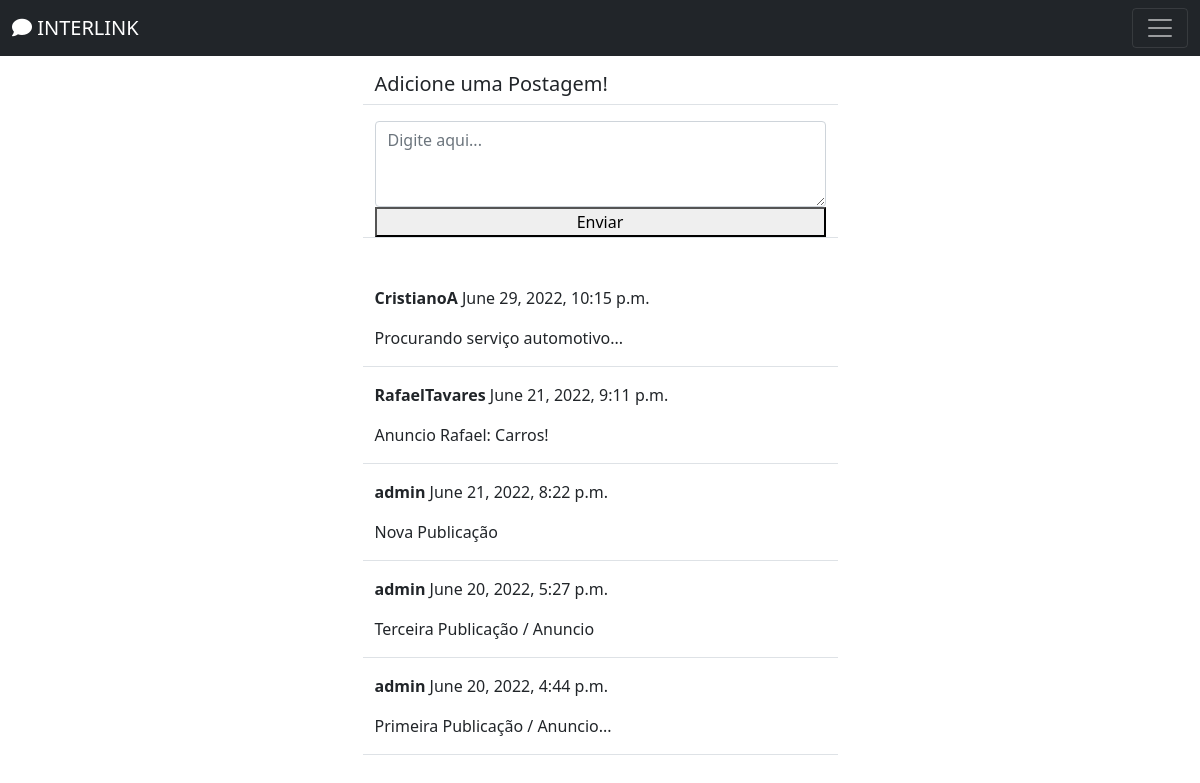
Before: /social/ (signed in) with the older database file.
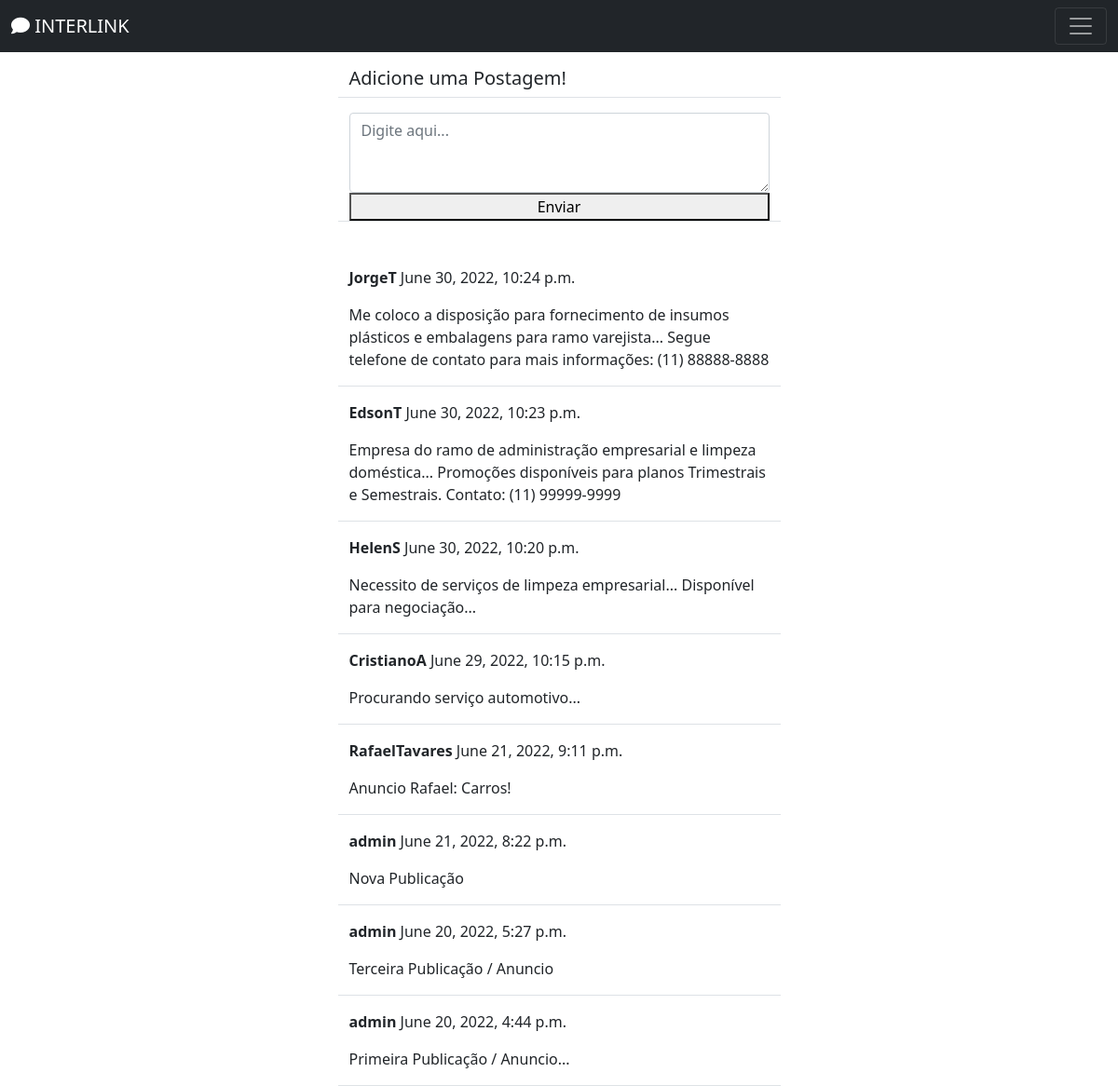
After: the same page with the newer database file.
### social/models.py (models this page shows)
class Post(models.Model):
    body = models.TextField()
    created_on = models.DateTimeField(default=timezone.now)
    author = models.ForeignKey(User, on_delete=models.CASCADE)

### social/views.py (the view, shortened to what this page needs)
# urls.py: path('', PostListView.as_view(), name='post-list'),
class PostListView(LoginRequiredMixin, View):
    def get(self, request, *args, **kwargs):
        posts = Post.objects.all().order_by('-created_on')
        form = PostForm()
        context = {
            'post_list': posts,
            'form': form,
        }
        return render(request, 'social/post_list.html', context)

### social/forms.py
class PostForm(forms.ModelForm):
    body = forms.CharField(
        label='',
        widget=forms.Textarea(attrs={
            'rows': '3',
            'placeholder': 'Digite aqui...'
        })
    )
    class Meta:
        model = Post
        fields = ['body']

### social/templates/social/post_list.html (shortened to what this page needs)
{% extends 'landing/base.html' %}
{% load crispy_forms_tags %}
{% block content %}
<div class="container">
    <div class="row justify-content-center mt-3">
        <div class="col-md-5 col-sm-12 border-bottom">
            <h5>Adicione uma Postagem!</h5>
        </div>
    </div>
    <div class="row justify-content-center mt-3 mb-5">
        <div class="col-md-5 col-sm-12 border-bottom">
            <form method="POST">
                {{ form | crispy }}
                <div class= "d-grid gap-2">
                    <button class=""btn btn-sucess mt-3">Enviar</button>
                </div>
        </div>
    </div>
    {% for post in post_list %}
    <div class="row justify-content-center mt-3">
        <div class="col-md-5 col-sm-12 border-bottom position-relative">
            <p><strong>{{ post.author }}</strong> {{ post.created_on }}</p>
            <p>{{ post.body }}</p>
        </div>
    </div>
    {% endfor %}
</div>
{% endblock content %}

### landing/templates/landing/base.html (shortened to what this page needs)
<!doctype html>
<html lang="pt-br">
  <head>
    <link rel="stylesheet" href="https://cdn.jsdelivr.net/npm/bootstrap@5.0.0-beta1/dist/css/bootstrap.min.css">
  </head>
  <body>
    {% include 'landing/navbar.html' %}
    {% block content %}
    {% endblock content %}
  </body>
</html>

### landing/templates/landing/navbar.html (shortened to what this page needs)
<nav class="navbar navbar-dark bg-dark">
    <div class="container-fluid">
      <a class="navbar-brand"
      {% if user.is_authenticated %}
      href="{% url 'post-list' %}"
      {% else %}
      href="{% url 'index' %}"
      {% endif %}
      ><i class="fas fa-comment"></i> INTERLINK</a>
      <button class="navbar-toggler" type="button" data-bs-toggle="collapse" data-bs-target="#navbarSupportedContent" aria-controls="navbarSupportedContent" aria-expanded="false" aria-label="Toggle navigation">
        <span class="navbar-toggler-icon"></span>
      </button>
    </div>
  </nav>

Changed rows visible on the page:
added Post: author "JorgeT", created_on "June 30, 2022, 10:24 p.m.", body "Me coloco a disposição para fornecimento de insumos plásticos e embalagens para ramo varejista... Segue telefone de contato para mais informações: (11) 88888-8888"
added Post: author "EdsonT", created_on "June 30, 2022, 10:23 p.m.", body "Empresa do ramo de administração empresarial e limpeza doméstica... Promoções disponíveis para planos Trimestrais e Semestrais. Contato: (11) 99999-9999"
added Post: author "HelenS", created_on "June 30, 2022, 10:20 p.m.", body "Necessito de serviços de limpeza empresarial... Disponível para negociação..."
